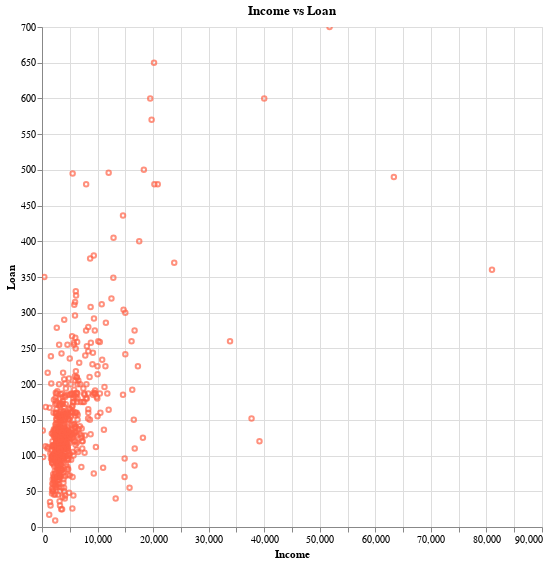

This figure's notebook cell:
### Code cell
alt.Chart(df).mark_point(
  size = 20,
  color = "tomato"

).encode(
    x=alt.X('ApplicantIncome', title = "Income"),
    y=alt.Y('LoanAmount', title = "Loan")
).properties(
    title = "Income vs Loan",
    width=500,
    height=500
).interactive()

### Figure 1 — Vega-Lite specification as saved in the notebook (floating-point values rounded to 4 significant figures; data arrays with more than 128 entries replaced by an {"elided": "..."} marker saying what was removed)
{"config": {"view": {"continuousWidth": 400, "continuousHeight": 300}}, "data": {"name": "data-cfa7f741517e14624e4f6d73931606d9"}, "mark": {"type": "point", "color": "tomato", "size": 20}, "encoding": {"x": {"field": "ApplicantIncome", "title": "Income", "type": "quantitative"}, "y": {"field": "LoanAmount", "title": "Loan", "type": "quantitative"}}, "height": 500, "selection": {"selector001": {"type": "interval", "bind": "scales", "encodings": ["x", "y"]}}, "title": "Income vs Loan", "width": 500, "$schema": "https://vega.github.io/schema/vega-lite/v4.17.0.json", "datasets": {"data-cfa7f741517e14624e4f6d73931606d9": {"elided": "614 records"}}}
